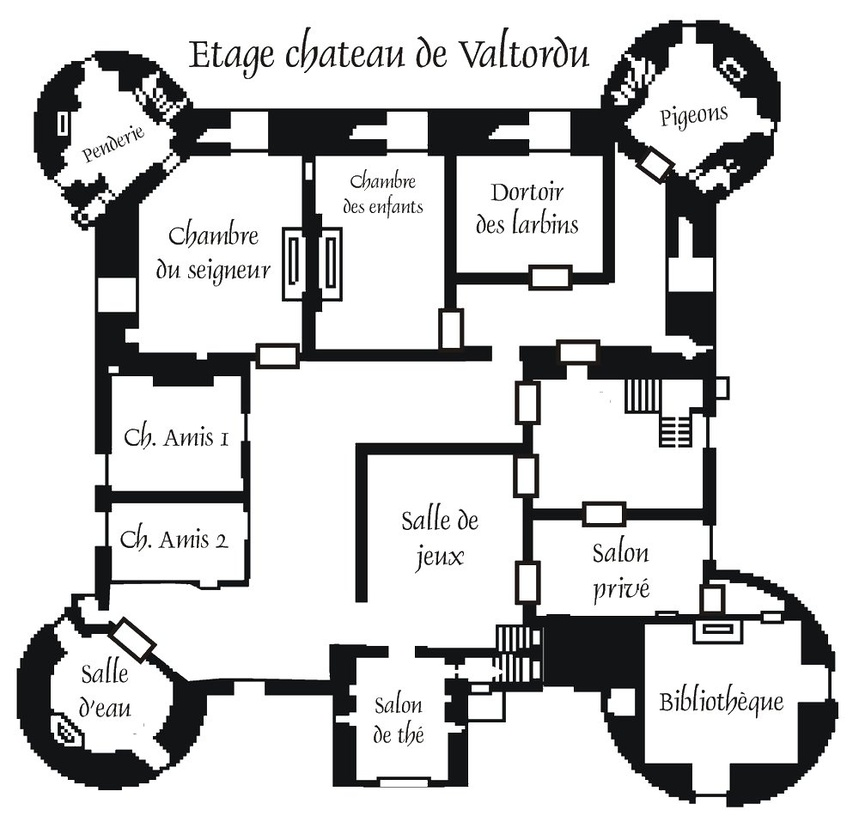
#> input picture src/assets/chateau-valtordu/etage.jpg, 859 x 822 px, shrunk from 1000 x 957 before the run
$ python rues.py ../src/assets/chateau-valtordu/etage.jpg ../src/assets/chateau-valtordu/rdc.jpg ../src/assets/chateau-valtordu/rdc.jpg ../src/assets/chateau-valtordu/rdc.jpg
#> lines starting #> are read from the running program, lines starting #| are printed output that depends on the picture; after the words box and inside, x2 and y2 are one past the last pixel; in counts of white or black regions, pixels touching at a corner belong together
"""Calcule les trajets à pied entre les lieux de Waldorg, le long des rues.

La carte officielle n'a pas de réseau de rues : on le déduit de l'image.
Le papier clair est praticable, les traits des maisons coûtent cher, l'eau
et l'extérieur des remparts sont interdits (les ponts, clairs, restent
praticables). Un A* relie ensuite chaque paire de lieux.

Usage : python3 -I scripts/rues.py <Waldorg-simple.jpg> <lieux.json> <sortie.json> [apercu.png]
"""
import heapq
import json
import sys

import numpy as np
from PIL import Image, ImageDraw

PAS = 4  # pixels de la carte d'origine par case

# Intérieur des remparts, plus le couloir de la porte ouest.
REMPARTS = [
    (1, 42), (5, 42), (5.5, 28), (9, 20), (17, 12), (26, 6), (36, 4), (44, 2), (46, 2), (60, 3), (75, 3.5),
    (90, 5), (90, 20), (89, 35), (89, 42), (84, 44), (80, 54), (74, 62), (77, 70), (77, 78), (72, 87),
    (67, 92), (60, 94), (50, 95.5), (44, 97), (38, 93), (30, 91), (24, 93), (17, 90), (10, 84),
    (5.5, 75), (5, 46), (1, 46),
]


def grille(chemin):
#> called with chemin = '../src/assets/chateau-valtordu/etage.jpg'
    im = Image.open(chemin).convert('RGB')
#> im is the input picture: PIL image 859x822 RGB; mean R, G, B 207.1, 207.2, 207.5
    a = np.asarray(im).astype(np.int16)
    h, w = a.shape[0] // PAS * PAS, a.shape[1] // PAS * PAS
#> h = 820; w = 856
    a = a[:h, :w]
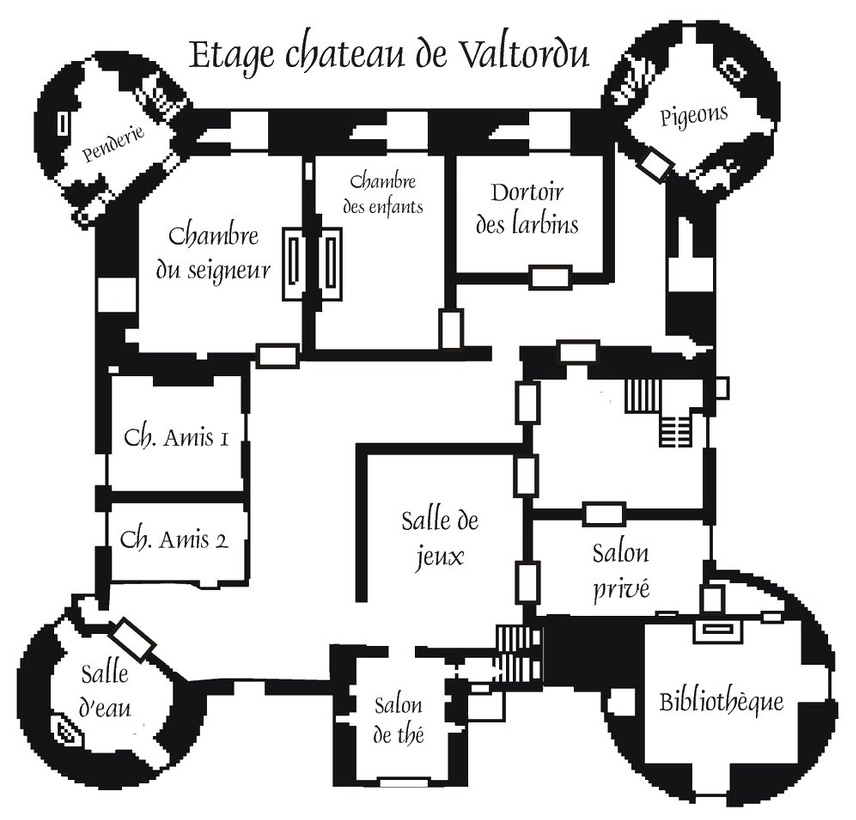
#> a: shape (820, 856, 3) int16; mean R, G, B 206.8, 206.9, 207.2
    r, g, b = a[..., 0], a[..., 1], a[..., 2]
    lum = (r + g + b) / 3
    bloc = lambda m: m.reshape(h // PAS, PAS, w // PAS, PAS).mean(axis=(1, 3))
    sombre = bloc((lum < 185).astype(float))
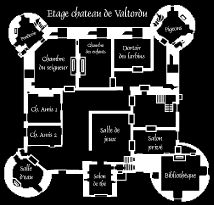
#> sombre: shape (205, 214) float64; min 0, max 1, mean 0.213
    eau = bloc((b - r > -9).astype(float)) > 0.5
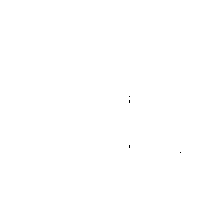
#> eau: shape (205, 214) bool; 100% white; black in thin lines or dots, all inside (x1, y1, x2, y2) = (129, 96, 181, 153)
    # Hors les murs : tout ce qui sort du tracé des remparts (relevé à la main, en %).
    masque = Image.new('L', (w // PAS, h // PAS), 0)
#> masque: PIL image 214x205 L; every value is 0
    ImageDraw.Draw(masque).polygon(
        [(x / 100 * w / PAS, y / 100 * h / PAS) for x, y in REMPARTS], fill=255
    )
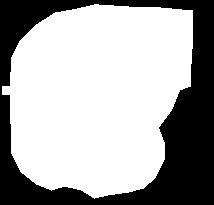
#> masque: PIL image 214x205 L; 66.3% white; 1 black region, box (x1, y1, x2, y2) and area: (0, 0, 214, 205) 14774
    dehors = np.asarray(masque) == 0
    # Distance aux traits (maisons), pour rester au milieu des rues.
    obstacle = (sombre > 0.12) | eau | dehors
#> obstacle: shape (205, 214) bool; every value is 1
    dist = np.where(obstacle, 0, 99).astype(float)
#> dist: shape (205, 214) float64; every value is 0
    for _ in range(2):
        for y in range(1, dist.shape[0]):
            dist[y] = np.minimum(dist[y], dist[y - 1] + 1)
        for y in range(dist.shape[0] - 2, -1, -1):
            dist[y] = np.minimum(dist[y], dist[y + 1] + 1)
        for x in range(1, dist.shape[1]):
            dist[:, x] = np.minimum(dist[:, x], dist[:, x - 1] + 1)
        for x in range(dist.shape[1] - 2, -1, -1):
            dist[:, x] = np.minimum(dist[:, x], dist[:, x + 1] + 1)
    cout = 1 + 40 * sombre + 6 / (1 + dist)
    cout[eau | dehors] = np.inf
#> cout: shape (205, 214) float64; 99.98% of the values are NaN or infinite; the others: min 47, max 47, mean 47
    return cout, (w, h)


# [59 lines left out: functions astar, simplifier, plus_proche_praticable, not called in this run]


def main():
    carte, lieux_json, sortie = sys.argv[1:4]
    apercu = sys.argv[4] if len(sys.argv) > 4 else None
    cout, (w, h) = grille(carte)
#> w = 856; h = 820
    H, W = cout.shape
#> H = 205; W = 214
#> (the run stopped early here; a loop or call above may not have finished)

$ run again, on src/assets/chateau-valtordu/souterrains.jpg
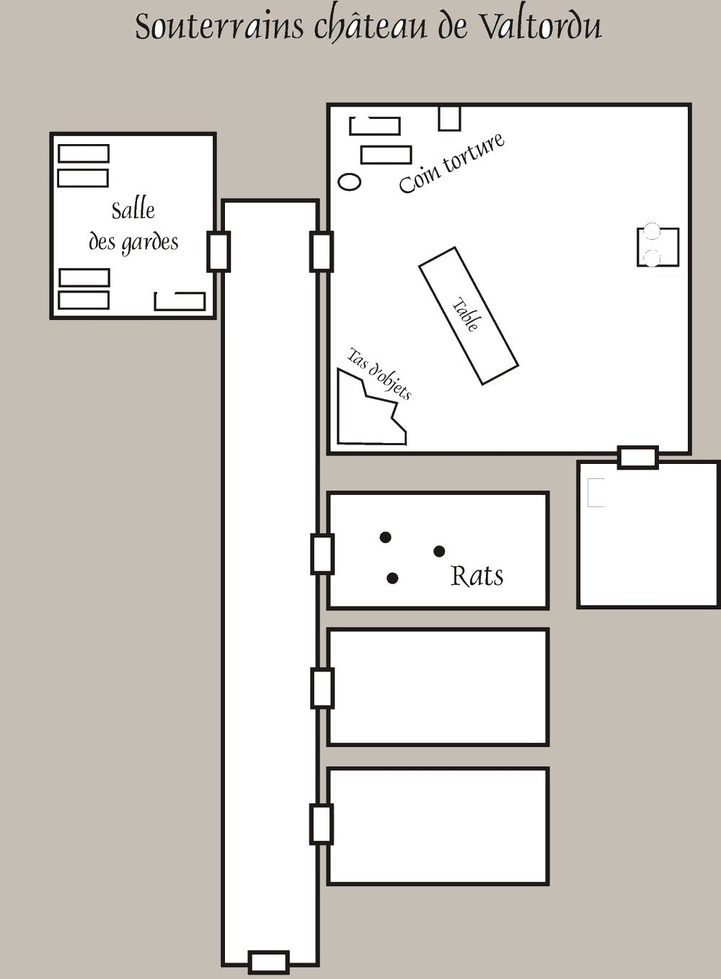
#> input picture src/assets/chateau-valtordu/souterrains.jpg, 721 x 979 px, shrunk from 1000 x 1359 before the run
#> in grille, im is the input picture: PIL image 721x979 RGB; mean R, G, B 212.9, 209.1, 203.9
#> in grille, `eau = bloc((b - r > -9).astype(float)) > 0.5`:
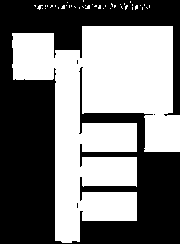
#> eau: shape (244, 180) bool; 47.8% white; 42 white regions (41 under 20 px), largest, box (x1, y1, x2, y2) and area: (12, 26, 180, 243) 20848
#> dehors: shape (244, 180) bool; 33.3% white; 1 white region, box (x1, y1, x2, y2) and area: (0, 0, 180, 244) 14627
#> obstacle: shape (244, 180) bool; 76.6% white; 10 black regions (4 under 20 px), largest, box (x1, y1, x2, y2) and area: (1, 61, 55, 227) 6299, (29, 5, 163, 50) 2581, (81, 114, 144, 143) 604, (81, 222, 122, 236) 361, (81, 169, 139, 192) 251, (81, 153, 135, 156) 162
#> in grille, `cout[eau | dehors] = np.inf`:
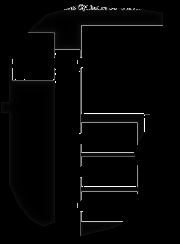
#> cout: shape (244, 180) float64; 74.06% of the values are NaN or infinite; the others: min 1.22, max 47, mean 4.68; drawn with min black, max white, NaN and infinite black
#> in main, `cout, (w, h) = grille(carte)`: w = 720; h = 976
